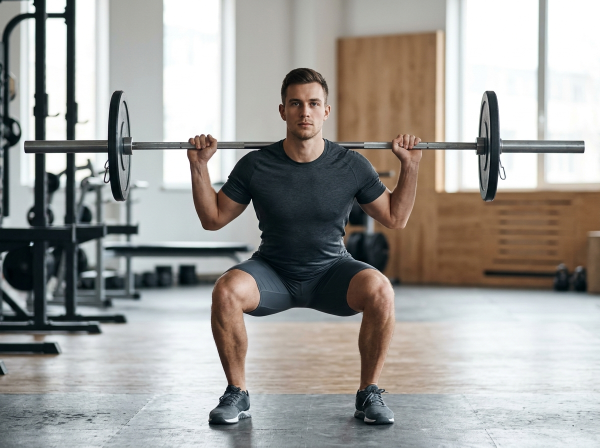
#> input picture assets/images/treino-homem-agachamento-frente.jpg, 1200 x 896 px, found by its file name (shown at 1/2 size)
$ python generate_exercise_videos.py
#> lines starting #> are read from the running program, lines starting #| are printed output that depends on the picture
import cv2
import numpy as np
import os
import math

VIDEO_DIR = "assets/videos"
IMAGE_DIR = "assets/images"
os.makedirs(VIDEO_DIR, exist_ok=True)

TARGET_WIDTH = 720
TARGET_HEIGHT = 540
FPS = 25
DURATION_SEC = 3
TOTAL_FRAMES = FPS * DURATION_SEC

# Lista de exercícios e seus respectivos arquivos de imagem
EXERCISES_MAP = [
    {
        "id": "homem_agachamento_frente",
        "image": "treino-homem-agachamento-frente.jpg",
        "angle_name": "VISAO FRONTAL - HOMEM",
        "phase_1": "Descida (Excentrica)",
        "phase_2": "Paralela 90",
        "phase_3": "Subida (Concentrica)"
    },
    {
        "id": "homem_agachamento_lado",
        "image": "treino-homem-agachamento-lado.jpg",
        "angle_name": "VISAO LATERAL 90 - HOMEM",
        "phase_1": "Retracao Escapular",
        "phase_2": "Profundidade 90",
        "phase_3": "Extensao Quadril"
    },
    {
        "id": "mulher_agachamento_frente",
        "image": "treino-mulher-agachamento-frente.jpg",
        "angle_name": "VISAO FRONTAL - MULHER",
        "phase_1": "Descida Controlada",
        "phase_2": "Joelhos Alinhados",
        "phase_3": "Pressao nos Calcanhares"
    },
    {
        "id": "mulher_agachamento_lado",
        "image": "treino-mulher-agachamento-lado.jpg",
        "angle_name": "VISAO LATERAL 90 - MULHER",
        "phase_1": "Coluna Neutra",
        "phase_2": "Paralelo 90",
        "phase_3": "Ativacao de Gluteos"
    },
    {
        "id": "mulher_elevacao_pelvica",
        "image": "treino-mulher-elevacao-pelvica.jpg",
        "angle_name": "VISAO PERFIL - ELEVACAO PELVICA",
        "phase_1": "Flexao de Quadril",
        "phase_2": "Pico de Extensao 90",
        "phase_3": "Retracao Controlada"
    },
    {
        "id": "homem_supino_frente",
        "image": "treino-homem-supino-frente.jpg",
        "angle_name": "VISAO FRONTAL - SUPINO COM HALTERES",
        "phase_1": "Descida dos Halteres",
        "phase_2": "Cotovelos em 45",
        "phase_3": "Empuxo no Topo"
    },
    {
        "id": "homem_supino_lado",
        "image": "treino-homem-supino-lado.jpg",
        "angle_name": "VISAO LATERAL - SUPINO COM HALTERES",
        "phase_1": "Descida Cotovelos 45",
        "phase_2": "Alongamento Peitoral",
        "phase_3": "Empuxo e Concentracao"
    },
    {
        "id": "mulher_supino_lado",
        "image": "treino-mulher-supino-lado.jpg",
        "angle_name": "VISAO LATERAL - SUPINO FEMININO",
        "phase_1": "Escapulas Retraidas",
        "phase_2": "Linha Media do Peito",
        "phase_3": "Extensao com Controle"
    },
    {
        "id": "mulher_afundo_lado",
        "image": "treino-mulher-afundo-lado.jpg",
        "angle_name": "VISAO LATERAL - PASSADA / AFUNDO",
        "phase_1": "Descida em 90",
        "phase_2": "Equilibrio Pelvico",
        "phase_3": "Subida Unilateral"
    },
    {
        "id": "homem_stiff_lado",
        "image": "treino-homem-stiff-lado.jpg",
        "angle_name": "VISAO LATERAL - STIFF / RDL HOMEM",
        "phase_1": "Quadril para Tras",
        "phase_2": "Alongamento Isquiotibiais",
        "phase_3": "Contracao de Gluteos"
    },
    {
        "id": "mulher_stiff_lado",
        "image": "treino-mulher-stiff-lado.jpg",
        "angle_name": "VISAO LATERAL - STIFF / RDL MULHER",
        "phase_1": "Coluna 100% Neutra",
        "phase_2": "Halteres Rentes a Perna",
        "phase_3": "Pico de Gluteos no Topo"
    },
    {
        "id": "homem_prancha_lado",
        "image": "treino-homem-prancha-lado.jpg",
        "angle_name": "VISAO LATERAL - PRANCHA ISOMETRICA",
        "phase_1": "Ativacao de Transverso",
        "phase_2": "Linha Reta Nuca-Calcanhar",
        "phase_3": "Sustentacao Estavel"
    }
]

def make_video_loop(item):
    img_path = os.path.join(IMAGE_DIR, item["image"])
    if not os.path.exists(img_path):
        print(f"Skipping {item['id']}: image not found: {img_path}")
        return

    src_img = cv2.imread(img_path)
#> src_img is the input picture: shape (896, 1200, 3); mean B, G, R 153.3, 157.1, 159
    if src_img is None:
        print(f"Error reading {img_path}")
        return

    # Redimensiona mantendo proporção e crop para 720x540
    h, w = src_img.shape[:2]
#> h = 896; w = 1200
    target_aspect = TARGET_WIDTH / TARGET_HEIGHT
    current_aspect = w / h
#> current_aspect = 1.34

    if current_aspect > target_aspect:
        new_w = int(h * target_aspect)
#> new_w = 1194
        start_x = (w - new_w) // 2
#> start_x = 3
        cropped = src_img[:, start_x:start_x+new_w]
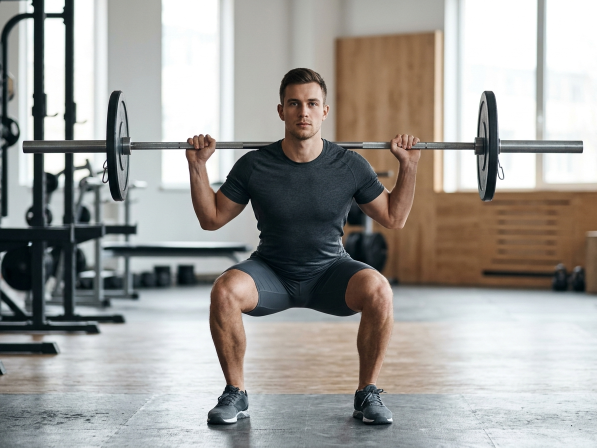
#> cropped: shape (896, 1194, 3) (shown at 1/2 size); mean B, G, R 153.3, 157.1, 159.1
    else:
        new_h = int(w / target_aspect)
        start_y = (h - new_h) // 2
        cropped = src_img[start_y:start_y+new_h, :]

    base_frame = cv2.resize(cropped, (TARGET_WIDTH, TARGET_HEIGHT))
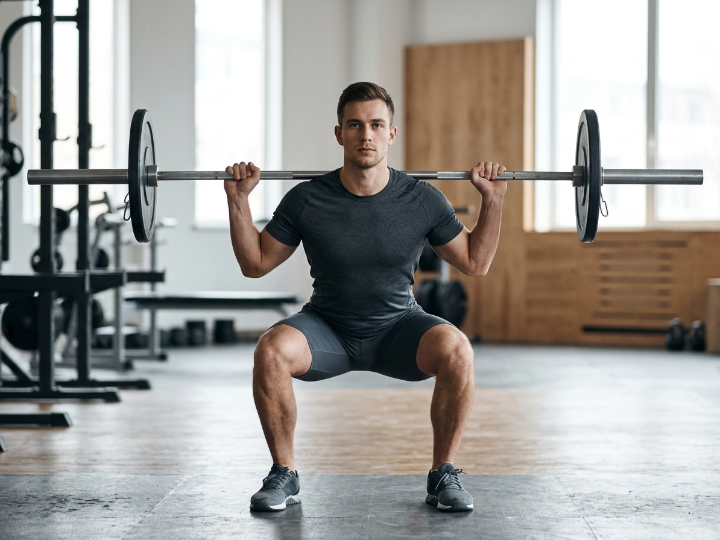
#> base_frame: shape (540, 720, 3); mean B, G, R 153.2, 157, 158.9

    out_path = os.path.join(VIDEO_DIR, f"{item['id']}.mp4")
    fourcc = cv2.VideoWriter_fourcc(*'mp4v')
    out = cv2.VideoWriter(out_path, fourcc, FPS, (TARGET_WIDTH, TARGET_HEIGHT))

    for frame_idx in range(TOTAL_FRAMES):
        # Progress 0.0 to 1.0
        t = frame_idx / TOTAL_FRAMES
        # Smooth sinusoidal cycle (excentric -> peak -> concentric)
        cycle = 0.5 - 0.5 * math.cos(2 * math.pi * t)

        # Micro subtle digital push-in zoom (1.00 to 1.04)
        zoom = 1.0 + 0.04 * cycle
        zh, zw = int(TARGET_HEIGHT * zoom), int(TARGET_WIDTH * zoom)
        zoomed = cv2.resize(base_frame, (zw, zh))
        crop_x = (zw - TARGET_WIDTH) // 2
        crop_y = (zh - TARGET_HEIGHT) // 2
        frame = zoomed[crop_y:crop_y+TARGET_HEIGHT, crop_x:crop_x+TARGET_WIDTH].copy()

        # Laser HUD scan line
        scan_y = int(TARGET_HEIGHT * (t * 2 % 1.0))
        cv2.line(frame, (0, scan_y), (TARGET_WIDTH, scan_y), (255, 120, 37), 1)

        # HUD Corner accents
        accent_color = (255, 160, 50)
        cv2.line(frame, (20, 20), (50, 20), accent_color, 2)
        cv2.line(frame, (20, 20), (20, 50), accent_color, 2)
        cv2.line(frame, (TARGET_WIDTH - 20, 20), (TARGET_WIDTH - 50, 20), accent_color, 2)
        cv2.line(frame, (TARGET_WIDTH - 20, 20), (TARGET_WIDTH - 20, 50), accent_color, 2)

        # Biomechanical progress arc in bottom right
        center_x, center_y = TARGET_WIDTH - 45, TARGET_HEIGHT - 45
        cv2.circle(frame, (center_x, center_y), 22, (40, 40, 40), -1)
        angle = int(360 * t)
        cv2.ellipse(frame, (center_x, center_y), (20, 20), -90, 0, angle, (37, 99, 235), 3)

        out.write(frame)

    out.release()
#> (the run stopped early here; a loop or call above may not have finished)

$ run again, with assets/images/hero-treino.jpg copied over assets/images/treino-homem-agachamento-frente.jpg
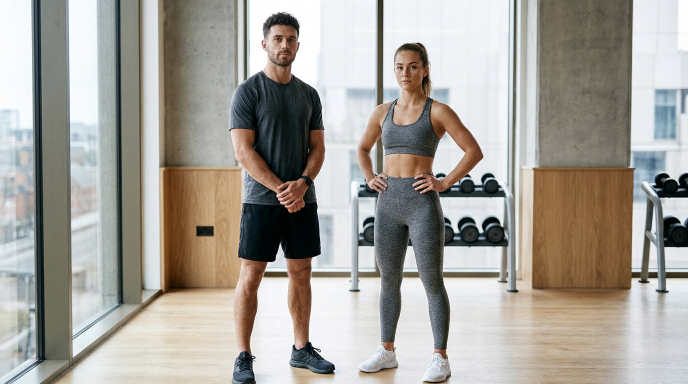
#> input picture assets/images/hero-treino.jpg, 1376 x 768 px, found by its file name (shown at 1/2 size)
#> in make_video_loop, src_img is the input picture: shape (768, 1376, 3); mean B, G, R 154.7, 161.7, 165.7
#> in make_video_loop, `cropped = src_img[:, start_x:start_x+new_w]`:
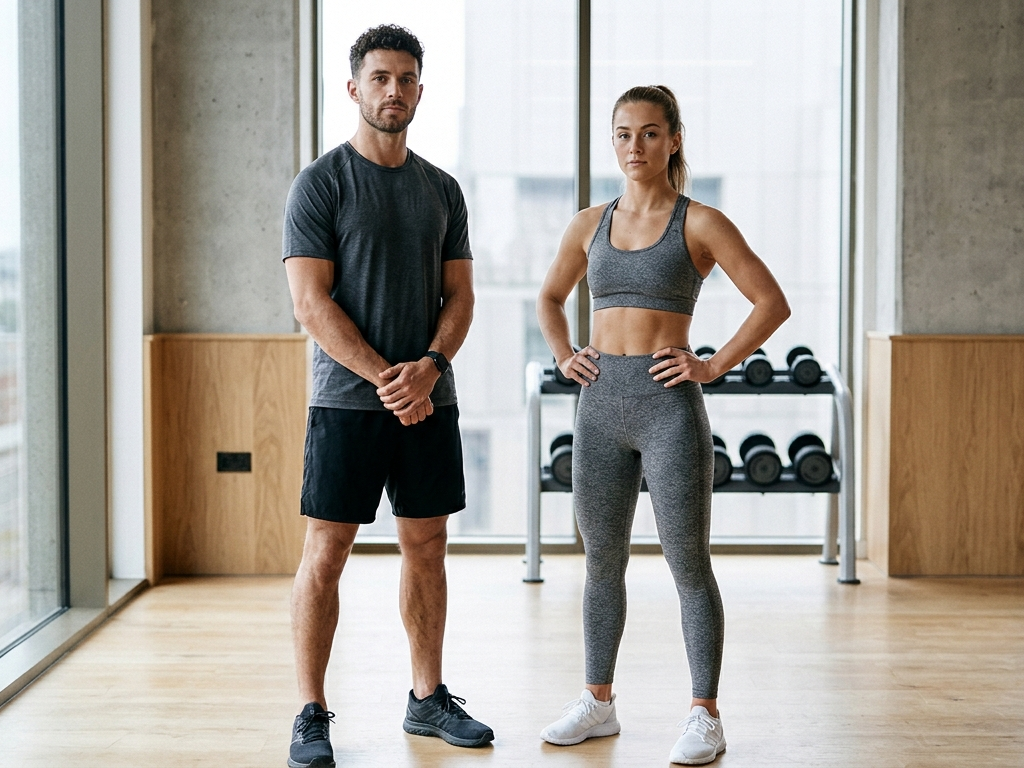
#> cropped: shape (768, 1024, 3); mean B, G, R 151.5, 159.7, 165.7
